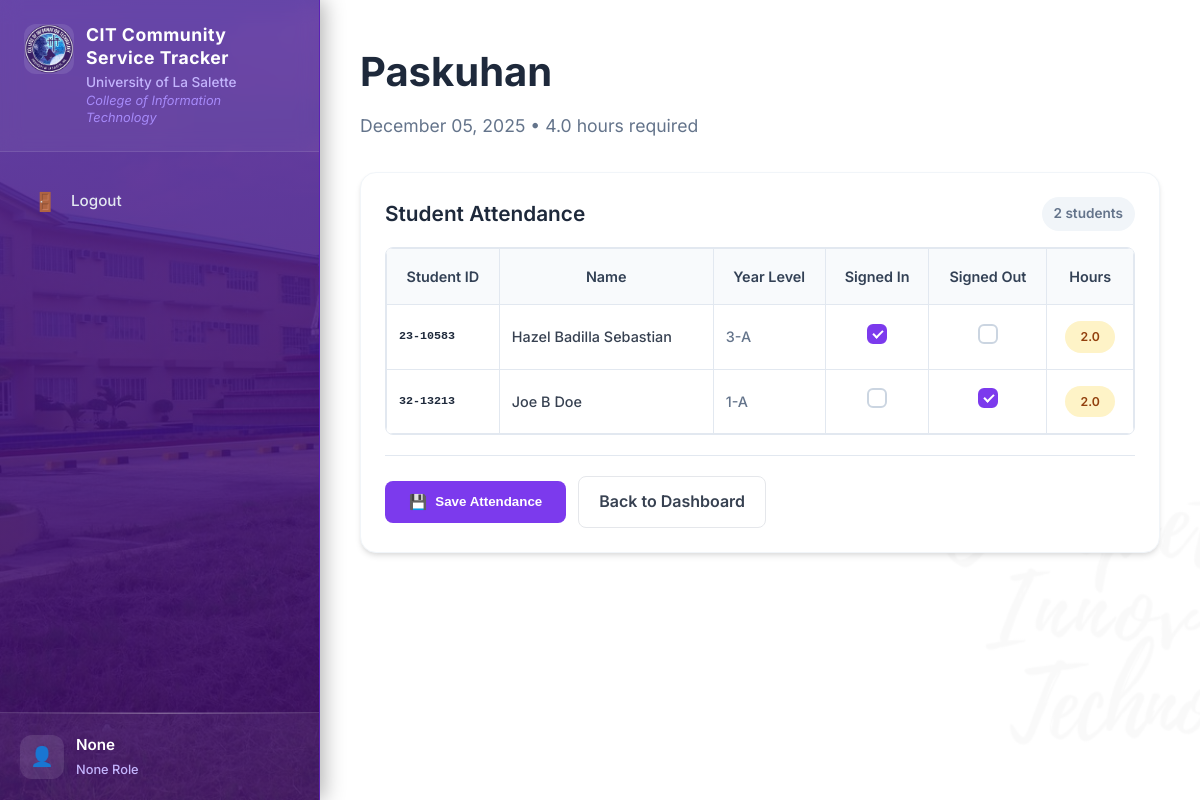
The app's page /events/4/attendance with its own data.
### models.py (models this page shows, shortened)
class Event(db.Model):
    id = db.Column(db.Integer, primary_key=True)
    name = db.Column(db.String(255), nullable=False)
    date = db.Column(db.Date, nullable=False)
    required_hours = db.Column(db.Float, default=2.0, nullable=False)
    target_years = db.Column(db.String(255), nullable=False)   # CSV of YearLevel IDs or "all"
    semester_id = db.Column(db.Integer, db.ForeignKey("semester.id"), nullable=True)
    semester = db.relationship("Semester", backref="events")
    created_at = db.Column(db.DateTime, default=datetime.utcnow)
    attendance = db.relationship("EventAttendance", backref="event", cascade="all, delete-orphan")

class EventAttendance(db.Model):
    id = db.Column(db.Integer, primary_key=True)
    event_id = db.Column(db.Integer, db.ForeignKey("event.id"), nullable=False)
    student_id = db.Column(db.Integer, db.ForeignKey("student.id"), nullable=False)
    timed_in = db.Column(db.Boolean, default=False)
    timed_out = db.Column(db.Boolean, default=False)
    accumulated_hours = db.Column(db.Float, default=0.0)
    created_at = db.Column(db.DateTime, default=datetime.utcnow)
    student = db.relationship("Student", backref="event_attendances")
    __table_args__ = (
        db.UniqueConstraint("event_id", "student_id", name="uq_event_student"),
    )

class Student(db.Model):
    id = db.Column(db.Integer, primary_key=True)
    student_id = db.Column(db.String(8), unique=True, nullable=False)
    fname = db.Column(db.String(50), nullable=False)
    mname = db.Column(db.String(50), nullable=True)
    lname = db.Column(db.String(50), nullable=False)
    year_level_id = db.Column(db.Integer, db.ForeignKey("year_level.id"), nullable=False)
    status = db.Column(db.String(20), nullable=False, default="active")  # active, inactive, graduate
    created_at = db.Column(db.DateTime, default=datetime.utcnow)

class YearLevel(db.Model):
    id = db.Column(db.Integer, primary_key=True)
    academic_year_id = db.Column(db.Integer, db.ForeignKey("academic_year.id"), nullable=False)
    level = db.Column(db.Integer, nullable=False)         # 1-4
    section = db.Column(db.String(5), nullable=False)
    created_at = db.Column(db.DateTime, default=datetime.utcnow)
    students = db.relationship("Student", backref="year_level", cascade="all, delete-orphan")
    __table_args__ = (
        db.UniqueConstraint("academic_year_id", "level", "section", name="uq_year_level_section"),
    )

### routes.py (the view)
@app.route("/events/<int:event_id>/attendance")
def event_attendance(event_id):
    event = Event.query.get_or_404(event_id)
    attendances = EventAttendance.query.filter_by(event_id=event_id).join(Student).order_by(Student.student_id).all()
    return render_template("event_attendance.html", event=event, attendances=attendances)

### templates/event_attendance.html (shortened to what this page needs)
{% extends "base.html" %}
{% block content %}
<link rel="stylesheet" href="{{ url_for('static', filename='css/event_attendance.css') }}">
<div class="dashboard-header">
    <h1>{{ event.name }}</h1>
    <p class="subtitle">{{ event.date.strftime('%B %d, %Y') }} • {{ event.required_hours }} hours required</p>
</div>
<div class="content-card">
    <div class="card-header">
        <h3>Student Attendance</h3>
        <span class="student-count">{{ attendances|length }} students</span>
    </div>
    <div class="card-content">
        <form method="post" action="{{ url_for('save_event_attendance', event_id=event.id) }}">
            <div class="table-container">
                <table class="event-attendance-table">
                    <thead>
                        <tr>
                            <th>Student ID</th>
                            <th>Name</th>
                            <th>Year Level</th>
                            <th class="text-center">Signed In</th>
                            <th class="text-center">Signed Out</th>
                            <th class="text-center">Hours</th>
                        </tr>
                    </thead>
                    <tbody>
                        {% for att in attendances %}
                        <tr>
                            <td class="student-id">{{ att.student.student_id }}</td>
                            <td class="student-name">{{ att.student.fname }} {{ att.student.mname }} {{ att.student.lname }}</td>
                            <td class="year-level">{{ att.student.year_level.level }}-{{ att.student.year_level.section }}</td>
                            <td class="text-center">
                                <label class="checkbox-wrapper">
                                    <span class="checkmark"></span>
                                </label>
                            </td>
                            <td class="text-center">
                                <label class="checkbox-wrapper">
                                    <span class="checkmark"></span>
                                </label>
                            </td>
                            <td class="text-center hours-cell">
                                {% if att.timed_in and att.timed_out %}
                                    <span class="hours-badge completed">0</span>
                                {% elif att.timed_in or att.timed_out %}
                                    <span class="hours-badge partial">{{ "%.1f"|format(event.required_hours / 2) }}</span>
                                {% else %}
                                    <span class="hours-badge pending">{{ event.required_hours }}</span>
                                {% endif %}
                            </td>
                        </tr>
                        {% endfor %}
                    </tbody>
                </table>
            </div>
            <div class="form-actions">
                <button type="submit" class="btn-primary">
                    <span class="btn-icon">💾</span>
                    Save Attendance
                </button>
                <a href="{{ url_for('attendance_dashboard') }}" class="btn-secondary">Back to Dashboard</a>
            </div>
        </form>
    </div>
</div>
{% endblock %}

### static/css/dashboard.css (style rules this page uses)
* { margin: 0; padding: 0; box-sizing: border-box; }
body, html { font-family: 'Inter', sans-serif; background-color: #f8fafc; height: 100%; color: #334155; line-height: 1.6; }
.dashboard-header { margin-bottom: 32px; }
.dashboard-header h1 { font-size: 2.5em; font-weight: 700; color: #1e293b; margin-bottom: 8px; }
.dashboard-header .subtitle { color: #64748b; font-size: 1.1em; font-weight: 400; }
.content-card { background: #fff; border-radius: 16px; box-shadow: 0 4px 6px -1px rgba(0, 0, 0, 0.1), 0 2px 4px -1px rgba(0, 0, 0, 0.06); border: 1px solid #f1f5f9; overflow: hidden; }
.card-header { padding: 24px 24px 0; display: flex; justify-content: space-between; align-items: center; margin-bottom: 16px; }
.card-header h3 { font-size: 1.3em; font-weight: 600; color: #1e293b; flex: 1; }
.card-content { padding: 0 24px 24px; }

### static/css/event_attendance.css (style rules this page uses)
.student-count { background: #f1f5f9; color: #64748b; padding: 6px 12px; border-radius: 20px; font-size: 0.85em; font-weight: 600; }
.table-container { border-radius: 8px; overflow: auto; border: 1px solid #e2e8f0; }
.event-attendance-table { width: 100%; border-collapse: collapse; background: #fff; }
.event-attendance-table th { background: #f8fafc; font-weight: 600; color: #334155; border: 1px solid #e2e8f0; padding: 16px 12px; font-size: 0.9em; }
.event-attendance-table td { border: 1px solid #e2e8f0; padding: 16px 12px; font-size: 0.9em; transition: background-color 0.2s ease; }
.text-center { text-align: center; }
.student-id { font-weight: 600; color: #1e293b; font-family: monospace; }
.student-name { color: #374151; font-weight: 500; }
.year-level { color: #64748b; font-weight: 500; }
.checkbox-wrapper { display: inline-block; position: relative; cursor: pointer; width: 20px; height: 20px; }
.checkmark { position: absolute; top: 0; left: 0; width: 20px; height: 20px; background: #fff; border: 2px solid #cbd5e1; border-radius: 6px; transition: all 0.3s ease; }
.checkbox-wrapper input[type="checkbox"]:checked ~ .checkmark { background: #7c3aed; border-color: #7c3aed; }
.checkmark:after { content: ""; position: absolute; display: none; left: 6px; top: 2px; width: 4px; height: 8px; border: solid white; border-width: 0 2px 2px 0; transform: rotate(45deg); }
.checkbox-wrapper input[type="checkbox"]:checked ~ .checkmark:after { display: block; }
.hours-badge { display: inline-block; padding: 6px 12px; border-radius: 20px; font-weight: 600; font-size: 0.85em; min-width: 50px; }
.hours-badge.partial { background: #fef3c7; color: #92400e; }
.form-actions { display: flex; gap: 12px; align-items: center; padding-top: 20px; border-top: 1px solid #e2e8f0; margin-top: 20px; }
.btn-primary { padding: 12px 24px; border: none; border-radius: 8px; background: #7c3aed; color: #fff; font-weight: 600; cursor: pointer; transition: all 0.3s ease; display: inline-flex; align-items: center; gap: 8px; }
.btn-secondary { padding: 12px 20px; border: 1px solid #e5e7eb; border-radius: 8px; background: #fff; color: #374151; font-weight: 600; cursor: pointer; transition: all 0.3s ease; text-decoration: none; display: inline-flex; align-items: center; gap: 8px; }
.btn-icon { font-size: 1.1em; }

### records on screen
Event: name "Paskuhan", date "December 05, 2025", required_hours "4.0", event.required_hours/2 "2.0"
EventAttendance: student.student_id "23-10583", student.fname "Hazel", student.mname "Badilla", student.lname "Sebastian", student.year_level.level "3", student.year_level.section "A"
EventAttendance: student.student_id "32-13213", student.fname "Joe", student.mname "B", student.lname "Doe", student.year_level.level "1", student.year_level.section "A"

### other values on screen
{{ session.get('username') }} "None"
{{ session.get('role') }} "None"
{{ attendances|length }} "2"
